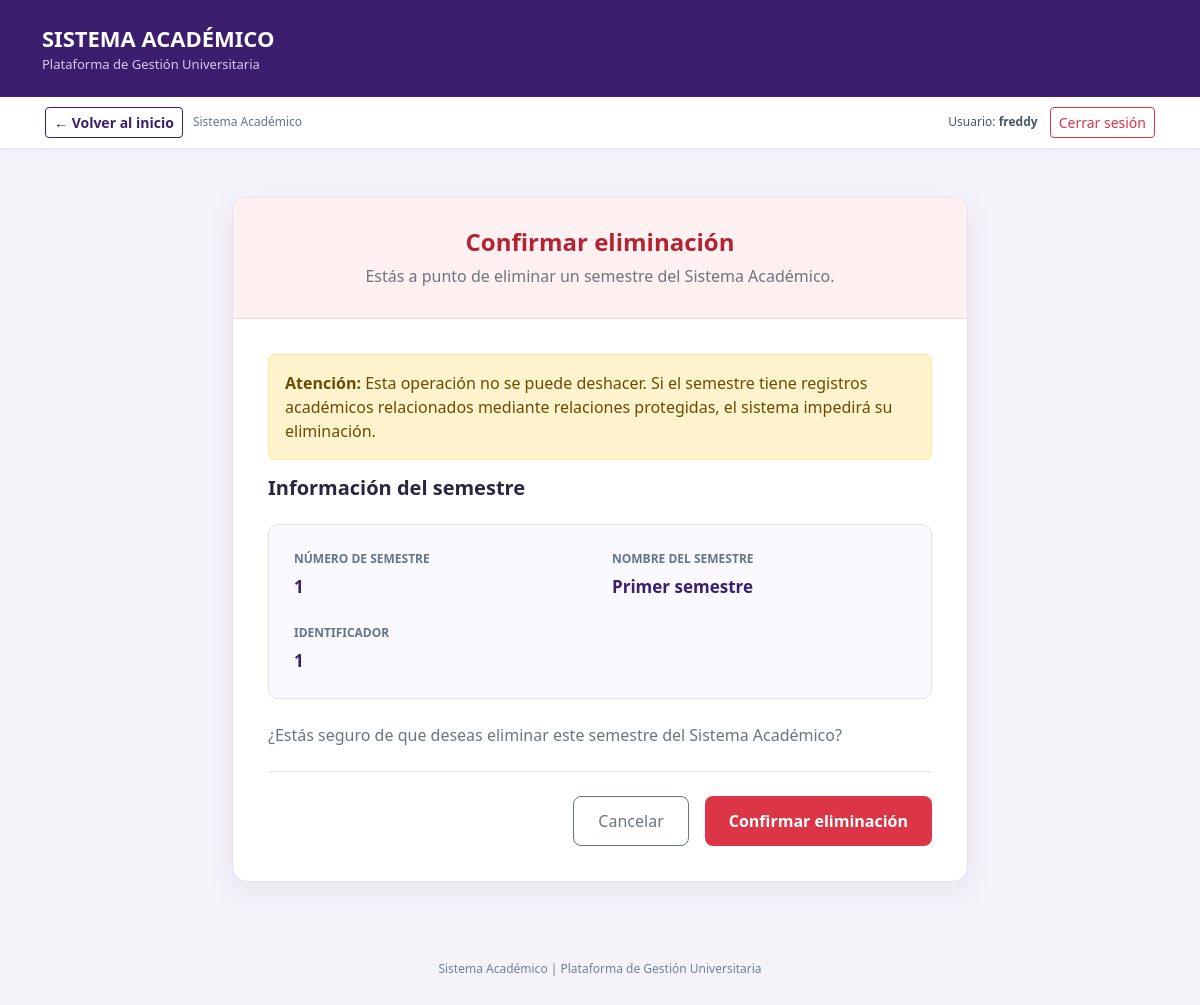
The app's page /academico/semestres/1/eliminar/ (signed in) with its own data.
### academico/models.py (models this page shows, shortened)
class Semestre(ModeloBase):
    numero = models.PositiveSmallIntegerField(
        unique=True,
        validators=[
            MinValueValidator(1),
            MaxValueValidator(12)
        ]
    )
    nombre = models.CharField(max_length=30)
    class Meta:
        verbose_name = "Semestre"
        verbose_name_plural = "Semestres"
        ordering = ["numero"]

### academico/views.py (the view, shortened to what this page needs)
class SemestreDeleteView(
    LoginRequiredMixin,
    DeleteView
):
    model = Semestre
    template_name = "academico/semestre_confirmar_eliminar.html"
    success_url = reverse_lazy(
        "academico:semestre_lista"
    )
    login_url = "login"

### academico/templates/academico/semestre_confirmar_eliminar.html (shortened to what this page needs)
<!DOCTYPE html>
<html lang="es">
<head>
    <link
        href="https://cdn.jsdelivr.net/npm/bootstrap@5.3.3/dist/css/bootstrap.min.css"
        rel="stylesheet"
    >
</head>
<body>
    <header class="barra-superior">
        <div class="container">
            <div class="marca">
                SISTEMA ACADÉMICO
            </div>
            <div class="subtitulo">
                Plataforma de Gestión Universitaria
            </div>
        </div>
    </header>
    {% include "core/_navegacion.html" %}
    <main class="container py-5">
        <div class="row justify-content-center">
            <div class="col-lg-8">
                <div class="tarjeta">
                    <div class="encabezado-alerta">
                        <h2 class="titulo-alerta">
                            Confirmar eliminación
                        </h2>
                        <p class="text-secondary mb-0">
                            Estás a punto de eliminar
                            un semestre del Sistema Académico.
                        </p>
                    </div>
                    <div class="cuerpo">
                        <div class="alert alert-warning">
                            <strong>Atención:</strong>
                            Esta operación no se puede deshacer.
                            Si el semestre tiene registros académicos
                            relacionados mediante relaciones protegidas,
                            el sistema impedirá su eliminación.
                        </div>
                        <h5 class="fw-bold mb-4">
                            Información del semestre
                        </h5>
                        <div class="info-semestre mb-4">
                            <div class="row g-4">
                                <div class="col-md-6">
                                    <div class="etiqueta">
                                        NÚMERO DE SEMESTRE
                                    </div>
                                    <div class="valor">
                                        {{ object.numero }}
                                    </div>
                                </div>
                                <div class="col-md-6">
                                    <div class="etiqueta">
                                        NOMBRE DEL SEMESTRE
                                    </div>
                                    <div class="valor">
                                        {{ object.nombre }}
                                    </div>
                                </div>
                                <div class="col-md-6">
                                    <div class="etiqueta">
                                        IDENTIFICADOR
                                    </div>
                                    <div class="valor">
                                        {{ object.pk }}
                                    </div>
                                </div>
                            </div>
                        </div>
                        <p class="text-secondary">
                            ¿Estás seguro de que deseas eliminar
                            este semestre del Sistema Académico?
                        </p>
                        <form method="post">
                            <div class="d-flex flex-wrap gap-3
                                        justify-content-end
                                        border-top pt-4 mt-4">
                                <a
                                    href="{% url 'academico:semestre_lista' %}"
                                    class="btn btn-outline-secondary btn-cancelar"
                                >
                                    Cancelar
                                </a>
                                <button
                                    type="submit"
                                    class="btn btn-eliminar"
                                >
                                    Confirmar eliminación
                                </button>
                            </div>
                        </form>
                    </div>
                </div>
            </div>
        </div>
    </main>
    <footer class="pie-sistema">
        Sistema Académico |
        Plataforma de Gestión Universitaria
    </footer>
</body>
</html>

### core/templates/core/_navegacion.html (shortened to what this page needs)
<nav aria-label="Navegación del sistema" style="background:#fff;border-bottom:1px solid #e6e1f0;box-shadow:0 2px 8px rgba(59,31,110,.04)">
  <div style="max-width:1140px;margin:0 auto;padding:10px 15px;display:flex;align-items:center;justify-content:space-between;gap:12px;flex-wrap:wrap">
    <div style="display:flex;align-items:center;gap:10px;flex-wrap:wrap">
      {% if request.path != '/' %}
      <a href="{% url 'inicio' %}" class="btn btn-outline-primary btn-sm" style="border-color:#3b1f6e;color:#3b1f6e;font-weight:600">
        &larr; Volver al inicio
      </a>
      {% else %}
      <span style="font-weight:700;color:#3b1f6e;font-size:14px">Panel principal</span>
      {% endif %}
      <span style="font-size:12px;color:#64748b">Sistema Académico</span>
    </div>
    <div style="display:flex;align-items:center;gap:12px;flex-wrap:wrap">
      <span style="font-size:12px;color:#475569">Usuario: <strong>{{ request.user.get_username }}</strong></span>
      <form action="{% url 'logout' %}" method="post" style="margin:0">
        <button type="submit" class="btn btn-outline-danger btn-sm" aria-label="Cerrar sesión del sistema">Cerrar sesión</button>
      </form>
    </div>
  </div>
</nav>

### academico/templates/academico/semestre_confirmar_eliminar.html (style rules this page uses)
body { background: #f5f3fa; font-family: 'Segoe UI', Arial, sans-serif; color: #2d2440; min-height: 100vh; }
.barra-superior { background: #3b1f6e; padding: 22px 0; color: white; }
.marca { font-size: 22px; font-weight: 700; }
.subtitulo { color: #d6c9ee; font-size: 13px; }
.tarjeta { background: white; border: 1px solid #e6e1f0; border-radius: 15px; box-shadow: 0 8px 30px rgba(45,25,85,.08); overflow: hidden; }
.encabezado-alerta { background: #fff1f2; border-bottom: 1px solid #fecdd3; padding: 30px; text-align: center; }
.titulo-alerta { color: #b42332; font-size: 24px; font-weight: 700; }
.cuerpo { padding: 35px; }
.info-semestre { background: #faf9fd; border: 1px solid #e6e1f0; border-radius: 10px; padding: 25px; }
.etiqueta { color: #64748b; font-size: 12px; font-weight: 600; margin-bottom: 6px; }
.valor { color: #3b1f6e; font-size: 17px; font-weight: 700; }
.btn-eliminar { background: #dc3545; color: white; border: none; padding: 12px 24px; border-radius: 8px; font-weight: 600; }
.btn-cancelar { padding: 12px 24px; border-radius: 8px; }
.pie-sistema { text-align: center; color: #718096; font-size: 12px; padding: 30px; }

### records on screen
Semestre: numero "1", nombre "Primer semestre", pk "1"

### other values on screen
{{ request.user.get_username }} "freddy"
